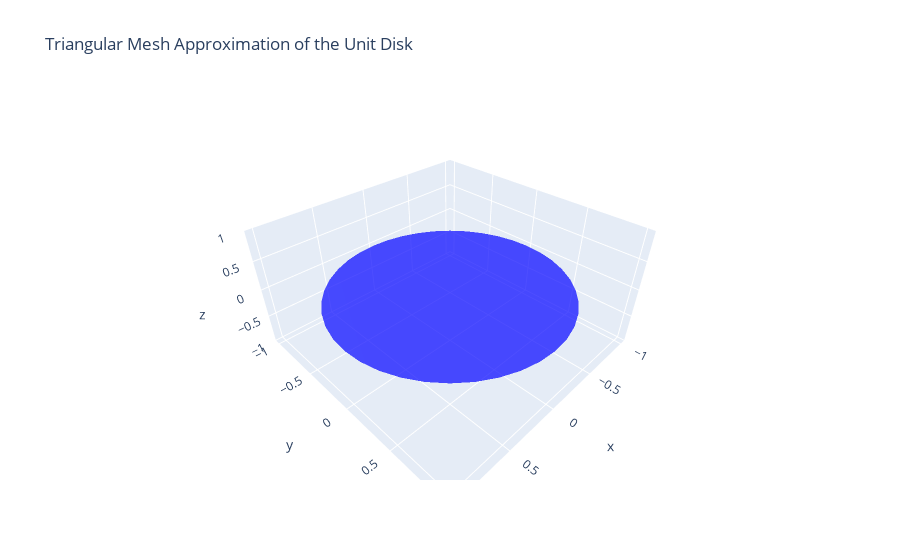

The code cell stored with this chart in its notebook:
### Code cell
# Step 1: Create a polar grid
n_radial = 20    # radial divisions
n_angular = 40   # angular divisions

r = np.linspace(0, 1, n_radial)
theta = np.linspace(0, 2 * np.pi, n_angular, endpoint=False)

r_grid, theta_grid = np.meshgrid(r, theta, indexing='ij')

# Step 2: Convert polar to Cartesian
x = (r_grid * np.cos(theta_grid)).flatten()
y = (r_grid * np.sin(theta_grid)).flatten()
z = np.zeros_like(x)

# Step 3: Build triangle indices
triangles = []
for i in range(n_radial - 1):
    for j in range(n_angular):
        # wrap around angularly
        j_next = (j + 1) % n_angular

        p0 = i * n_angular + j
        p1 = (i + 1) * n_angular + j
        p2 = (i + 1) * n_angular + j_next
        p3 = i * n_angular + j_next

        # two triangles per grid cell
        triangles.append([p0, p1, p2])
        triangles.append([p0, p2, p3])

triangles = np.array(triangles)

# Step 4: Visualize with Plotly
fig = go.Figure(data=[
    go.Mesh3d(
        x=x, y=y, z=z,
        i=triangles[:, 0],
        j=triangles[:, 1],
        k=triangles[:, 2],
        color='blue',
        opacity=0.7
    )
])

fig.update_layout(
    title="Triangular Mesh Approximation of the Unit Disk",
    scene=dict(aspectmode='data')
)

fig.show()

### Figure 1 — Plotly figure (JSON) as saved in the notebook; plotly's stock layout.template omitted (floating-point values rounded to 4 significant figures; data arrays with more than 128 entries replaced by an {"elided": "..."} marker saying what was removed)
{"data": [{"color": "blue", "i": {"elided": "1520 int values"}, "j": {"elided": "1520 int values"}, "k": {"elided": "1520 int values"}, "opacity": 0.7, "type": "mesh3d", "x": {"elided": "800 float values"}, "y": {"elided": "800 float values"}, "z": {"elided": "800 float values"}}], "layout": {"scene": {"aspectmode": "data"}, "title": {"text": "Triangular Mesh Approximation of the Unit Disk"}}}
